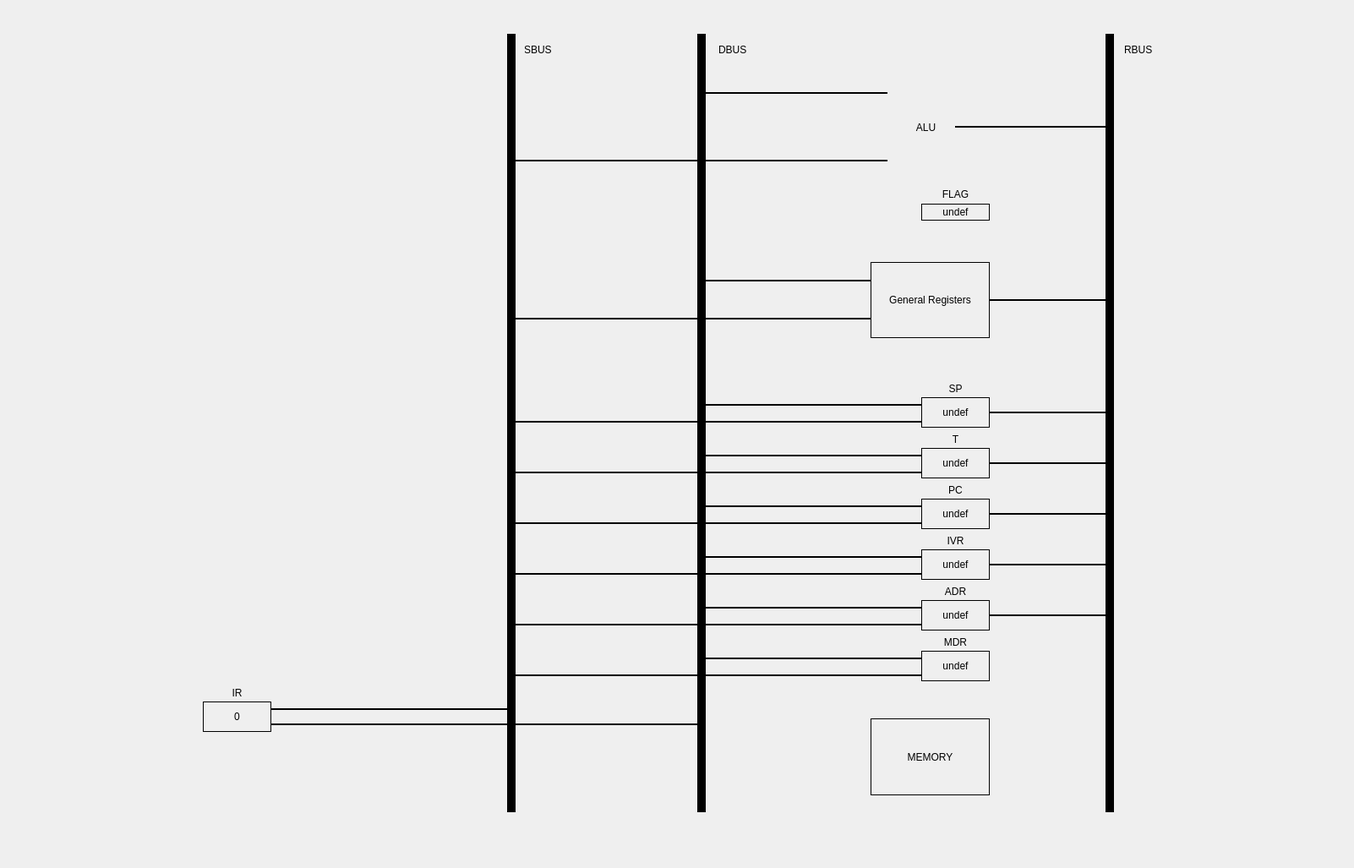
<?xml version="1.0" encoding="UTF-8"?>
<ui version="4.0">
 <class>CPUwindow</class>
 <widget class="QDialog" name="CPUwindow">
  <property name="geometry">
   <rect>
    <x>0</x>
    <y>0</y>
    <width>1602</width>
    <height>1027</height>
   </rect>
  </property>
  <property name="windowTitle">
   <string>Processor architecture</string>
  </property>
  <widget class="QLabel" name="MDRview">
   <property name="geometry">
    <rect>
     <x>1090</x>
     <y>770</y>
     <width>81</width>
     <height>36</height>
    </rect>
   </property>
   <property name="autoFillBackground">
    <bool>true</bool>
   </property>
   <property name="frameShape">
    <enum>QFrame::Box</enum>
   </property>
   <property name="frameShadow">
    <enum>QFrame::Plain</enum>
   </property>
   <property name="text">
    <string>undef</string>
   </property>
   <property name="alignment">
    <set>Qt::AlignCenter</set>
   </property>
  </widget>
  <widget class="QLabel" name="MDRlabel">
   <property name="geometry">
    <rect>
     <x>1110</x>
     <y>750</y>
     <width>41</width>
     <height>20</height>
    </rect>
   </property>
   <property name="text">
    <string>MDR</string>
   </property>
   <property name="alignment">
    <set>Qt::AlignCenter</set>
   </property>
  </widget>
  <widget class="QLabel" name="IVRview">
   <property name="geometry">
    <rect>
     <x>1090</x>
     <y>650</y>
     <width>81</width>
     <height>36</height>
    </rect>
   </property>
   <property name="autoFillBackground">
    <bool>true</bool>
   </property>
   <property name="frameShape">
    <enum>QFrame::Box</enum>
   </property>
   <property name="frameShadow">
    <enum>QFrame::Plain</enum>
   </property>
   <property name="text">
    <string>undef</string>
   </property>
   <property name="alignment">
    <set>Qt::AlignCenter</set>
   </property>
  </widget>
  <widget class="QLabel" name="Tview">
   <property name="geometry">
    <rect>
     <x>1090</x>
     <y>530</y>
     <width>81</width>
     <height>36</height>
    </rect>
   </property>
   <property name="autoFillBackground">
    <bool>true</bool>
   </property>
   <property name="frameShape">
    <enum>QFrame::Box</enum>
   </property>
   <property name="frameShadow">
    <enum>QFrame::Plain</enum>
   </property>
   <property name="text">
    <string>undef</string>
   </property>
   <property name="alignment">
    <set>Qt::AlignCenter</set>
   </property>
  </widget>
  <widget class="QLabel" name="IVRlabel">
   <property name="geometry">
    <rect>
     <x>1110</x>
     <y>630</y>
     <width>41</width>
     <height>20</height>
    </rect>
   </property>
   <property name="text">
    <string>IVR</string>
   </property>
   <property name="alignment">
    <set>Qt::AlignCenter</set>
   </property>
  </widget>
  <widget class="QLabel" name="PCview">
   <property name="geometry">
    <rect>
     <x>1090</x>
     <y>590</y>
     <width>81</width>
     <height>36</height>
    </rect>
   </property>
   <property name="autoFillBackground">
    <bool>true</bool>
   </property>
   <property name="frameShape">
    <enum>QFrame::Box</enum>
   </property>
   <property name="frameShadow">
    <enum>QFrame::Plain</enum>
   </property>
   <property name="text">
    <string>undef</string>
   </property>
   <property name="alignment">
    <set>Qt::AlignCenter</set>
   </property>
  </widget>
  <widget class="QLabel" name="ADRlabel">
   <property name="geometry">
    <rect>
     <x>1110</x>
     <y>690</y>
     <width>41</width>
     <height>20</height>
    </rect>
   </property>
   <property name="text">
    <string>ADR</string>
   </property>
   <property name="alignment">
    <set>Qt::AlignCenter</set>
   </property>
  </widget>
  <widget class="QLabel" name="ADRview">
   <property name="geometry">
    <rect>
     <x>1090</x>
     <y>710</y>
     <width>81</width>
     <height>36</height>
    </rect>
   </property>
   <property name="autoFillBackground">
    <bool>true</bool>
   </property>
   <property name="frameShape">
    <enum>QFrame::Box</enum>
   </property>
   <property name="frameShadow">
    <enum>QFrame::Plain</enum>
   </property>
   <property name="text">
    <string>undef</string>
   </property>
   <property name="alignment">
    <set>Qt::AlignCenter</set>
   </property>
  </widget>
  <widget class="QLabel" name="PClabel">
   <property name="geometry">
    <rect>
     <x>1110</x>
     <y>570</y>
     <width>41</width>
     <height>20</height>
    </rect>
   </property>
   <property name="text">
    <string>PC</string>
   </property>
   <property name="alignment">
    <set>Qt::AlignCenter</set>
   </property>
  </widget>
  <widget class="QLabel" name="SPview">
   <property name="geometry">
    <rect>
     <x>1090</x>
     <y>470</y>
     <width>81</width>
     <height>36</height>
    </rect>
   </property>
   <property name="autoFillBackground">
    <bool>true</bool>
   </property>
   <property name="frameShape">
    <enum>QFrame::Box</enum>
   </property>
   <property name="frameShadow">
    <enum>QFrame::Plain</enum>
   </property>
   <property name="text">
    <string>undef</string>
   </property>
   <property name="alignment">
    <set>Qt::AlignCenter</set>
   </property>
  </widget>
  <widget class="QLabel" name="Tlabel">
   <property name="geometry">
    <rect>
     <x>1110</x>
     <y>510</y>
     <width>41</width>
     <height>20</height>
    </rect>
   </property>
   <property name="text">
    <string>T</string>
   </property>
   <property name="alignment">
    <set>Qt::AlignCenter</set>
   </property>
  </widget>
  <widget class="QLabel" name="SPlabel">
   <property name="geometry">
    <rect>
     <x>1110</x>
     <y>450</y>
     <width>41</width>
     <height>20</height>
    </rect>
   </property>
   <property name="text">
    <string>SP</string>
   </property>
   <property name="alignment">
    <set>Qt::AlignCenter</set>
   </property>
  </widget>
  <widget class="Line" name="RBUSview">
   <property name="enabled">
    <bool>true</bool>
   </property>
   <property name="geometry">
    <rect>
     <x>1270</x>
     <y>40</y>
     <width>86</width>
     <height>921</height>
    </rect>
   </property>
   <property name="autoFillBackground">
    <bool>true</bool>
   </property>
   <property name="frameShadow">
    <enum>QFrame::Plain</enum>
   </property>
   <property name="lineWidth">
    <number>10</number>
   </property>
   <property name="orientation">
    <enum>Qt::Vertical</enum>
   </property>
  </widget>
  <widget class="QLabel" name="RBUSlabel">
   <property name="geometry">
    <rect>
     <x>1330</x>
     <y>50</y>
     <width>41</width>
     <height>17</height>
    </rect>
   </property>
   <property name="text">
    <string>RBUS</string>
   </property>
  </widget>
  <widget class="QLabel" name="DBUSlabel">
   <property name="geometry">
    <rect>
     <x>850</x>
     <y>50</y>
     <width>41</width>
     <height>17</height>
    </rect>
   </property>
   <property name="text">
    <string>DBUS</string>
   </property>
  </widget>
  <widget class="Line" name="DBUSview">
   <property name="enabled">
    <bool>true</bool>
   </property>
   <property name="geometry">
    <rect>
     <x>800</x>
     <y>40</y>
     <width>61</width>
     <height>921</height>
    </rect>
   </property>
   <property name="autoFillBackground">
    <bool>true</bool>
   </property>
   <property name="frameShadow">
    <enum>QFrame::Plain</enum>
   </property>
   <property name="lineWidth">
    <number>10</number>
   </property>
   <property name="orientation">
    <enum>Qt::Vertical</enum>
   </property>
  </widget>
  <widget class="QLabel" name="SBUSlabel">
   <property name="geometry">
    <rect>
     <x>620</x>
     <y>50</y>
     <width>41</width>
     <height>17</height>
    </rect>
   </property>
   <property name="text">
    <string>SBUS</string>
   </property>
  </widget>
  <widget class="Line" name="SBUSview">
   <property name="enabled">
    <bool>true</bool>
   </property>
   <property name="geometry">
    <rect>
     <x>590</x>
     <y>40</y>
     <width>31</width>
     <height>921</height>
    </rect>
   </property>
   <property name="autoFillBackground">
    <bool>true</bool>
   </property>
   <property name="styleSheet">
    <string notr="true"/>
   </property>
   <property name="frameShadow">
    <enum>QFrame::Plain</enum>
   </property>
   <property name="lineWidth">
    <number>10</number>
   </property>
   <property name="orientation">
    <enum>Qt::Vertical</enum>
   </property>
  </widget>
  <widget class="QLabel" name="FLAGview">
   <property name="geometry">
    <rect>
     <x>1090</x>
     <y>241</y>
     <width>81</width>
     <height>20</height>
    </rect>
   </property>
   <property name="autoFillBackground">
    <bool>true</bool>
   </property>
   <property name="frameShape">
    <enum>QFrame::Box</enum>
   </property>
   <property name="frameShadow">
    <enum>QFrame::Plain</enum>
   </property>
   <property name="text">
    <string>undef</string>
   </property>
   <property name="alignment">
    <set>Qt::AlignCenter</set>
   </property>
  </widget>
  <widget class="QLabel" name="FLAGlabel">
   <property name="geometry">
    <rect>
     <x>1110</x>
     <y>220</y>
     <width>41</width>
     <height>20</height>
    </rect>
   </property>
   <property name="text">
    <string>FLAG</string>
   </property>
   <property name="alignment">
    <set>Qt::AlignCenter</set>
   </property>
  </widget>
  <widget class="QLabel" name="RGview">
   <property name="geometry">
    <rect>
     <x>1030</x>
     <y>310</y>
     <width>141</width>
     <height>90</height>
    </rect>
   </property>
   <property name="autoFillBackground">
    <bool>true</bool>
   </property>
   <property name="styleSheet">
    <string notr="true"/>
   </property>
   <property name="frameShape">
    <enum>QFrame::Panel</enum>
   </property>
   <property name="midLineWidth">
    <number>0</number>
   </property>
   <property name="text">
    <string>General Registers</string>
   </property>
   <property name="alignment">
    <set>Qt::AlignCenter</set>
   </property>
  </widget>
  <widget class="QLabel" name="RGview_2">
   <property name="geometry">
    <rect>
     <x>1030</x>
     <y>850</y>
     <width>141</width>
     <height>91</height>
    </rect>
   </property>
   <property name="autoFillBackground">
    <bool>true</bool>
   </property>
   <property name="styleSheet">
    <string notr="true"/>
   </property>
   <property name="frameShape">
    <enum>QFrame::Panel</enum>
   </property>
   <property name="midLineWidth">
    <number>0</number>
   </property>
   <property name="text">
    <string>MEMORY</string>
   </property>
   <property name="alignment">
    <set>Qt::AlignCenter</set>
   </property>
  </widget>
  <widget class="QLabel" name="ALUlabel">
   <property name="geometry">
    <rect>
     <x>1065</x>
     <y>120</y>
     <width>61</width>
     <height>61</height>
    </rect>
   </property>
   <property name="text">
    <string>ALU</string>
   </property>
   <property name="alignment">
    <set>Qt::AlignCenter</set>
   </property>
  </widget>
  <widget class="QLabel" name="IRview">
   <property name="geometry">
    <rect>
     <x>240</x>
     <y>830</y>
     <width>81</width>
     <height>36</height>
    </rect>
   </property>
   <property name="autoFillBackground">
    <bool>true</bool>
   </property>
   <property name="frameShape">
    <enum>QFrame::Box</enum>
   </property>
   <property name="frameShadow">
    <enum>QFrame::Plain</enum>
   </property>
   <property name="text">
    <string>0</string>
   </property>
   <property name="alignment">
    <set>Qt::AlignCenter</set>
   </property>
  </widget>
  <widget class="QLabel" name="IRlabel">
   <property name="geometry">
    <rect>
     <x>260</x>
     <y>810</y>
     <width>41</width>
     <height>20</height>
    </rect>
   </property>
   <property name="text">
    <string>IR</string>
   </property>
   <property name="alignment">
    <set>Qt::AlignCenter</set>
   </property>
  </widget>
  <widget class="Line" name="SPlineR">
   <property name="geometry">
    <rect>
     <x>1170</x>
     <y>470</y>
     <width>141</width>
     <height>36</height>
    </rect>
   </property>
   <property name="frameShadow">
    <enum>QFrame::Plain</enum>
   </property>
   <property name="lineWidth">
    <number>2</number>
   </property>
   <property name="orientation">
    <enum>Qt::Horizontal</enum>
   </property>
  </widget>
  <widget class="Line" name="TlineR">
   <property name="geometry">
    <rect>
     <x>1170</x>
     <y>530</y>
     <width>141</width>
     <height>36</height>
    </rect>
   </property>
   <property name="frameShadow">
    <enum>QFrame::Plain</enum>
   </property>
   <property name="lineWidth">
    <number>2</number>
   </property>
   <property name="orientation">
    <enum>Qt::Horizontal</enum>
   </property>
  </widget>
  <widget class="Line" name="PClineR">
   <property name="geometry">
    <rect>
     <x>1170</x>
     <y>590</y>
     <width>141</width>
     <height>36</height>
    </rect>
   </property>
   <property name="frameShadow">
    <enum>QFrame::Plain</enum>
   </property>
   <property name="lineWidth">
    <number>2</number>
   </property>
   <property name="orientation">
    <enum>Qt::Horizontal</enum>
   </property>
  </widget>
  <widget class="Line" name="IVRlineR">
   <property name="geometry">
    <rect>
     <x>1170</x>
     <y>650</y>
     <width>141</width>
     <height>36</height>
    </rect>
   </property>
   <property name="frameShadow">
    <enum>QFrame::Plain</enum>
   </property>
   <property name="lineWidth">
    <number>2</number>
   </property>
   <property name="orientation">
    <enum>Qt::Horizontal</enum>
   </property>
  </widget>
  <widget class="Line" name="ADRlineR">
   <property name="geometry">
    <rect>
     <x>1170</x>
     <y>710</y>
     <width>141</width>
     <height>36</height>
    </rect>
   </property>
   <property name="frameShadow">
    <enum>QFrame::Plain</enum>
   </property>
   <property name="lineWidth">
    <number>2</number>
   </property>
   <property name="orientation">
    <enum>Qt::Horizontal</enum>
   </property>
  </widget>
  <widget class="Line" name="MDRlineD">
   <property name="geometry">
    <rect>
     <x>830</x>
     <y>770</y>
     <width>261</width>
     <height>18</height>
    </rect>
   </property>
   <property name="frameShadow">
    <enum>QFrame::Plain</enum>
   </property>
   <property name="lineWidth">
    <number>2</number>
   </property>
   <property name="orientation">
    <enum>Qt::Horizontal</enum>
   </property>
  </widget>
  <widget class="Line" name="MDRlineD_2">
   <property name="geometry">
    <rect>
     <x>610</x>
     <y>790</y>
     <width>481</width>
     <height>18</height>
    </rect>
   </property>
   <property name="frameShadow">
    <enum>QFrame::Plain</enum>
   </property>
   <property name="lineWidth">
    <number>2</number>
   </property>
   <property name="orientation">
    <enum>Qt::Horizontal</enum>
   </property>
  </widget>
  <widget class="Line" name="ADRlineD">
   <property name="geometry">
    <rect>
     <x>830</x>
     <y>710</y>
     <width>261</width>
     <height>18</height>
    </rect>
   </property>
   <property name="frameShadow">
    <enum>QFrame::Plain</enum>
   </property>
   <property name="lineWidth">
    <number>2</number>
   </property>
   <property name="orientation">
    <enum>Qt::Horizontal</enum>
   </property>
  </widget>
  <widget class="Line" name="ADRlineS">
   <property name="geometry">
    <rect>
     <x>610</x>
     <y>730</y>
     <width>481</width>
     <height>18</height>
    </rect>
   </property>
   <property name="frameShadow">
    <enum>QFrame::Plain</enum>
   </property>
   <property name="lineWidth">
    <number>2</number>
   </property>
   <property name="orientation">
    <enum>Qt::Horizontal</enum>
   </property>
  </widget>
  <widget class="Line" name="IVRlineD">
   <property name="geometry">
    <rect>
     <x>830</x>
     <y>650</y>
     <width>261</width>
     <height>18</height>
    </rect>
   </property>
   <property name="frameShadow">
    <enum>QFrame::Plain</enum>
   </property>
   <property name="lineWidth">
    <number>2</number>
   </property>
   <property name="orientation">
    <enum>Qt::Horizontal</enum>
   </property>
  </widget>
  <widget class="Line" name="IVRlineS">
   <property name="geometry">
    <rect>
     <x>610</x>
     <y>670</y>
     <width>481</width>
     <height>18</height>
    </rect>
   </property>
   <property name="frameShadow">
    <enum>QFrame::Plain</enum>
   </property>
   <property name="lineWidth">
    <number>2</number>
   </property>
   <property name="orientation">
    <enum>Qt::Horizontal</enum>
   </property>
  </widget>
  <widget class="Line" name="PClineD">
   <property name="geometry">
    <rect>
     <x>830</x>
     <y>590</y>
     <width>261</width>
     <height>18</height>
    </rect>
   </property>
   <property name="frameShadow">
    <enum>QFrame::Plain</enum>
   </property>
   <property name="lineWidth">
    <number>2</number>
   </property>
   <property name="orientation">
    <enum>Qt::Horizontal</enum>
   </property>
  </widget>
  <widget class="Line" name="PClineS">
   <property name="geometry">
    <rect>
     <x>610</x>
     <y>610</y>
     <width>481</width>
     <height>18</height>
    </rect>
   </property>
   <property name="frameShadow">
    <enum>QFrame::Plain</enum>
   </property>
   <property name="lineWidth">
    <number>2</number>
   </property>
   <property name="orientation">
    <enum>Qt::Horizontal</enum>
   </property>
  </widget>
  <widget class="Line" name="TlineD">
   <property name="geometry">
    <rect>
     <x>830</x>
     <y>530</y>
     <width>261</width>
     <height>18</height>
    </rect>
   </property>
   <property name="frameShadow">
    <enum>QFrame::Plain</enum>
   </property>
   <property name="lineWidth">
    <number>2</number>
   </property>
   <property name="orientation">
    <enum>Qt::Horizontal</enum>
   </property>
  </widget>
  <widget class="Line" name="TlineS">
   <property name="geometry">
    <rect>
     <x>610</x>
     <y>550</y>
     <width>481</width>
     <height>18</height>
    </rect>
   </property>
   <property name="frameShadow">
    <enum>QFrame::Plain</enum>
   </property>
   <property name="lineWidth">
    <number>2</number>
   </property>
   <property name="orientation">
    <enum>Qt::Horizontal</enum>
   </property>
  </widget>
  <widget class="Line" name="SPlineD">
   <property name="geometry">
    <rect>
     <x>830</x>
     <y>470</y>
     <width>261</width>
     <height>18</height>
    </rect>
   </property>
   <property name="frameShadow">
    <enum>QFrame::Plain</enum>
   </property>
   <property name="lineWidth">
    <number>2</number>
   </property>
   <property name="orientation">
    <enum>Qt::Horizontal</enum>
   </property>
  </widget>
  <widget class="Line" name="SPlineS">
   <property name="geometry">
    <rect>
     <x>610</x>
     <y>490</y>
     <width>481</width>
     <height>18</height>
    </rect>
   </property>
   <property name="frameShadow">
    <enum>QFrame::Plain</enum>
   </property>
   <property name="lineWidth">
    <number>2</number>
   </property>
   <property name="orientation">
    <enum>Qt::Horizontal</enum>
   </property>
  </widget>
  <widget class="Line" name="GRlineR">
   <property name="geometry">
    <rect>
     <x>1170</x>
     <y>310</y>
     <width>141</width>
     <height>90</height>
    </rect>
   </property>
   <property name="frameShadow">
    <enum>QFrame::Plain</enum>
   </property>
   <property name="lineWidth">
    <number>2</number>
   </property>
   <property name="orientation">
    <enum>Qt::Horizontal</enum>
   </property>
  </widget>
  <widget class="Line" name="GRlineD">
   <property name="geometry">
    <rect>
     <x>830</x>
     <y>310</y>
     <width>201</width>
     <height>45</height>
    </rect>
   </property>
   <property name="frameShadow">
    <enum>QFrame::Plain</enum>
   </property>
   <property name="lineWidth">
    <number>2</number>
   </property>
   <property name="orientation">
    <enum>Qt::Horizontal</enum>
   </property>
  </widget>
  <widget class="Line" name="GRlineS">
   <property name="geometry">
    <rect>
     <x>610</x>
     <y>355</y>
     <width>421</width>
     <height>45</height>
    </rect>
   </property>
   <property name="frameShadow">
    <enum>QFrame::Plain</enum>
   </property>
   <property name="lineWidth">
    <number>2</number>
   </property>
   <property name="orientation">
    <enum>Qt::Horizontal</enum>
   </property>
  </widget>
  <widget class="Line" name="IRlineD">
   <property name="geometry">
    <rect>
     <x>320</x>
     <y>848</y>
     <width>511</width>
     <height>18</height>
    </rect>
   </property>
   <property name="frameShadow">
    <enum>QFrame::Plain</enum>
   </property>
   <property name="lineWidth">
    <number>2</number>
   </property>
   <property name="orientation">
    <enum>Qt::Horizontal</enum>
   </property>
  </widget>
  <widget class="Line" name="IRlineS">
   <property name="geometry">
    <rect>
     <x>320</x>
     <y>830</y>
     <width>281</width>
     <height>18</height>
    </rect>
   </property>
   <property name="frameShadow">
    <enum>QFrame::Plain</enum>
   </property>
   <property name="lineWidth">
    <number>2</number>
   </property>
   <property name="orientation">
    <enum>Qt::Horizontal</enum>
   </property>
  </widget>
  <widget class="Line" name="DlineALU">
   <property name="geometry">
    <rect>
     <x>829</x>
     <y>80</y>
     <width>221</width>
     <height>60</height>
    </rect>
   </property>
   <property name="frameShadow">
    <enum>QFrame::Plain</enum>
   </property>
   <property name="lineWidth">
    <number>2</number>
   </property>
   <property name="orientation">
    <enum>Qt::Horizontal</enum>
   </property>
  </widget>
  <widget class="Line" name="SlineALU">
   <property name="geometry">
    <rect>
     <x>600</x>
     <y>160</y>
     <width>450</width>
     <height>60</height>
    </rect>
   </property>
   <property name="frameShadow">
    <enum>QFrame::Plain</enum>
   </property>
   <property name="lineWidth">
    <number>2</number>
   </property>
   <property name="orientation">
    <enum>Qt::Horizontal</enum>
   </property>
  </widget>
  <widget class="Line" name="ALUlineR">
   <property name="geometry">
    <rect>
     <x>1130</x>
     <y>125</y>
     <width>181</width>
     <height>50</height>
    </rect>
   </property>
   <property name="frameShadow">
    <enum>QFrame::Plain</enum>
   </property>
   <property name="lineWidth">
    <number>2</number>
   </property>
   <property name="orientation">
    <enum>Qt::Horizontal</enum>
   </property>
  </widget>
  <zorder>MDRview</zorder>
  <zorder>MDRlabel</zorder>
  <zorder>IVRview</zorder>
  <zorder>Tview</zorder>
  <zorder>IVRlabel</zorder>
  <zorder>PCview</zorder>
  <zorder>ADRlabel</zorder>
  <zorder>ADRview</zorder>
  <zorder>PClabel</zorder>
  <zorder>SPview</zorder>
  <zorder>Tlabel</zorder>
  <zorder>SPlabel</zorder>
  <zorder>RBUSview</zorder>
  <zorder>RBUSlabel</zorder>
  <zorder>DBUSview</zorder>
  <zorder>SBUSlabel</zorder>
  <zorder>SBUSview</zorder>
  <zorder>FLAGview</zorder>
  <zorder>FLAGlabel</zorder>
  <zorder>RGview</zorder>
  <zorder>DBUSlabel</zorder>
  <zorder>RGview_2</zorder>
  <zorder>ALUlabel</zorder>
  <zorder>IRview</zorder>
  <zorder>IRlabel</zorder>
  <zorder>SPlineR</zorder>
  <zorder>TlineR</zorder>
  <zorder>PClineR</zorder>
  <zorder>IVRlineR</zorder>
  <zorder>ADRlineR</zorder>
  <zorder>MDRlineD</zorder>
  <zorder>MDRlineD_2</zorder>
  <zorder>ADRlineD</zorder>
  <zorder>ADRlineS</zorder>
  <zorder>IVRlineD</zorder>
  <zorder>IVRlineS</zorder>
  <zorder>PClineD</zorder>
  <zorder>PClineS</zorder>
  <zorder>TlineD</zorder>
  <zorder>TlineS</zorder>
  <zorder>SPlineD</zorder>
  <zorder>SPlineS</zorder>
  <zorder>GRlineR</zorder>
  <zorder>GRlineD</zorder>
  <zorder>GRlineS</zorder>
  <zorder>IRlineD</zorder>
  <zorder>IRlineS</zorder>
  <zorder>DlineALU</zorder>
  <zorder>SlineALU</zorder>
  <zorder>ALUlineR</zorder>
 </widget>
 <resources/>
 <connections/>
</ui>
